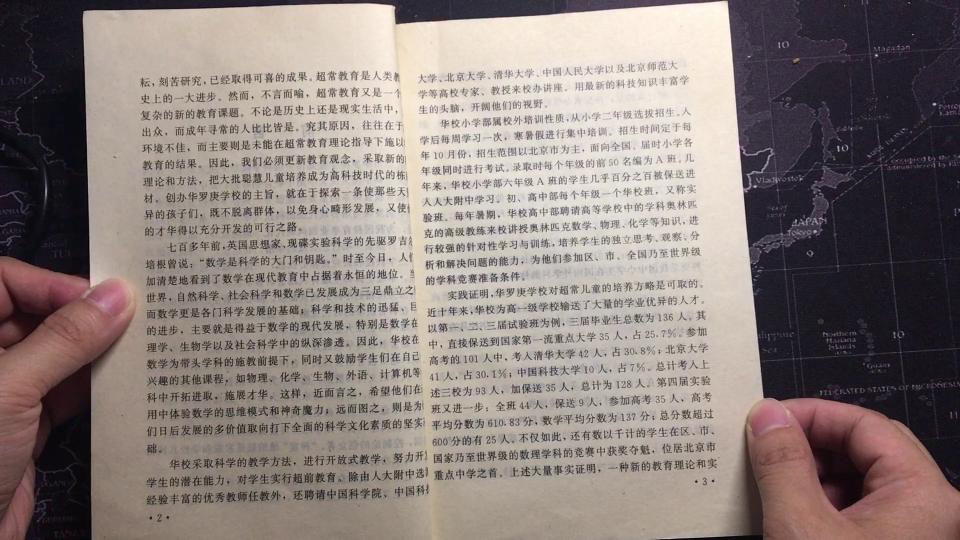
#> input picture 0.jpg, 1920 x 1080 px (shown at 1/2 size)
$ python -i cutpage.py   (imports and definitions only)   (Python 2 division)   (older library calls are emulated)
#> lines starting #> are read from the running program, lines starting #| are printed output that depends on the picture; after the words box and inside, x2 and y2 are one past the last pixel; in counts of white or black regions, pixels touching at a corner belong together
#> further down, picture is the input picture: shape (1080, 1920, 3); mean B, G, R 123.2, 127.2, 138.6
# -*- coding: utf-8 -*-
import cv2
import numpy as np
from skimage import measure
import matplotlib.pyplot as plt
import math

from inspect import currentframe, getframeinfo

import tools as tl

import glob

frameinfo = getframeinfo(currentframe())

HMin = 0
HMax = 173

SMin = 0
SMax = 98

VMin  = 0
VMax = 209

nPageCnt = 0

def get_linenumber():
    cf = currentframe()
    return cf.f_back.f_lineno

# [6 lines left out: function computeDist, not called in this run]

def findLargestContour(contours, h, w):
    size = w * h * 1.0
    print get_linenumber(), ',', type(size)
    maxArea = cv2.contourArea(contours[0])
    print get_linenumber(), ',', type(maxArea)
    inxMax = 0
    for cnt, cons in enumerate(contours):
        area = cv2.contourArea(cons)
        print get_linenumber(), ',', type(area)
        if (maxArea < area) and (area < size):
            maxArea = area
            inxMax = cnt
            # x,y,w,h = cv2.boundingRect(cnt)
            # cv2.rectangle(img,(x,y),(x+w,y+h),(0,255,0),2)
    print 'max=', maxArea, 'inxMax = ', inxMax, 'maxpoints = ', len(contours[inxMax])
    return inxMax, contours[inxMax]

def judgeIsPageorNot(imgAdd):
    bRet = True
    h,w,c = imgAdd.shape
#> h = 1080; w = 1920; c = 3

    imgBlur = cv2.GaussianBlur(imgAdd, (5, 5), 0)

    lower_white = np.array([HMin, SMin, VMin])
    upper_white = np.array([HMax, SMax, VMax])

    # Threshold the HSV image to get only white colors
    mask = cv2.inRange(imgBlur, lower_white, upper_white)
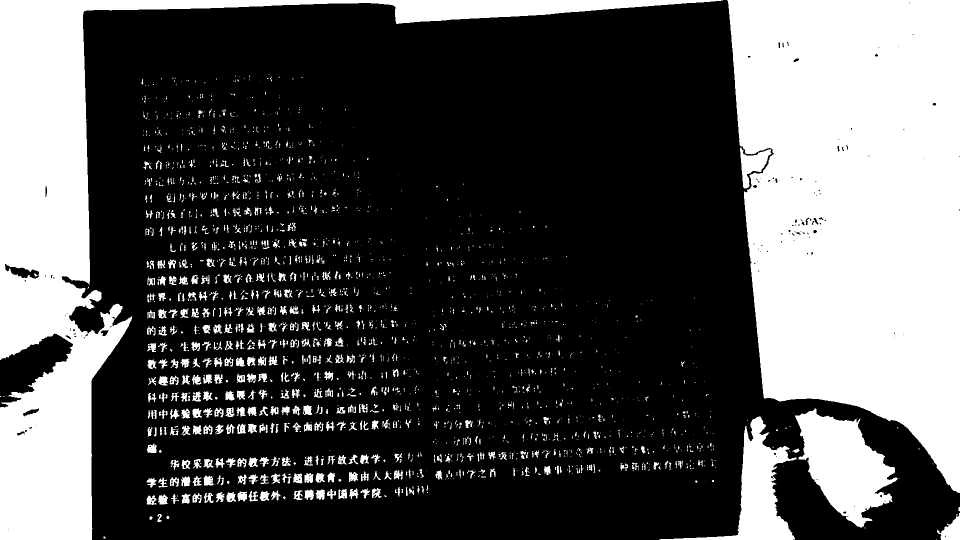
#> mask: shape (1080, 1920) (shown at 1/2 size); 32.4% white; 2053 white regions (1460 under 20 px), largest, box (x1, y1, x2, y2) and area: (1454, 0, 1920, 986) 356664, (0, 0, 1446, 1080) 208620, (1590, 817, 1795, 1055) 26078
    # Bitwise-AND mask and original image
    # res = cv2.bitwise_and(h, h, mask= mask)
    imgAdd2 = imgAdd.copy()
    # cv2.imwrite("imgAdd1.jpg", imgAdd)
    res = cv2.bitwise_and(imgAdd2, imgAdd2, mask=mask)
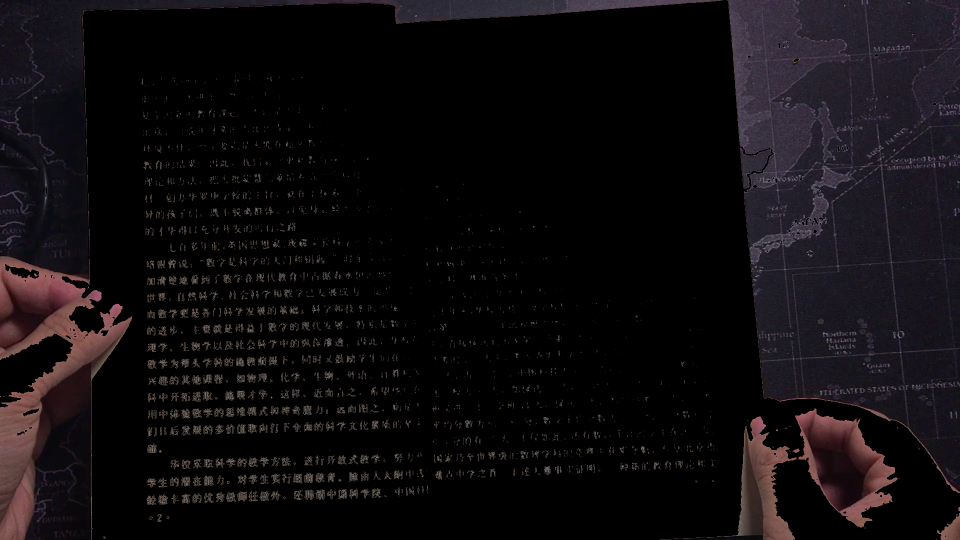
#> res: shape (1080, 1920, 3) (shown at 1/2 size); mean B, G, R 14.5, 12.2, 15.3

    # get external contour
    img1 = imgAdd.copy()


    # [5 lines of commented-out code are left out]
    imgFore = img1 - res

    # filter skin color
    lower_skin = np.array([31, 42, 72])
    upper_skin = np.array([99, 108, 196])

    maskSkin = cv2.inRange(imgFore, lower_skin, upper_skin)
#> maskSkin: shape (1080, 1920); 3.1% white in thin lines or dots
    resSkin = cv2.bitwise_and(imgFore, imgFore, mask=maskSkin)
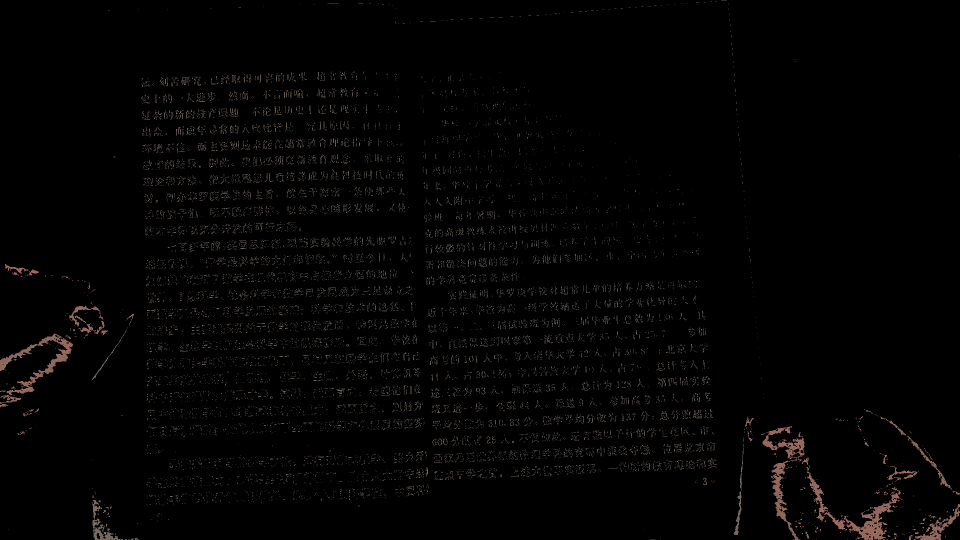
#> resSkin: shape (1080, 1920, 3) (shown at 1/2 size); mean B, G, R 2.7, 2.9, 3.5

    imgForePage = imgFore - resSkin

    gray = cv2.cvtColor(imgForePage, cv2.COLOR_BGR2GRAY)
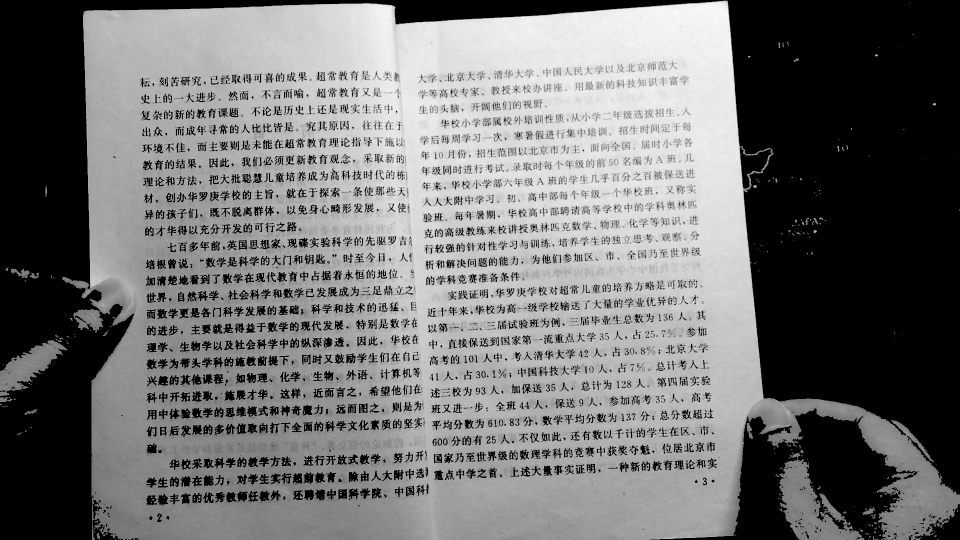
#> gray: shape (1080, 1920) (shown at 1/2 size); min 0, max 254, mean 113.7
    ret, binary = cv2.threshold(gray, 0, 255, cv2.THRESH_OTSU + cv2.THRESH_BINARY)
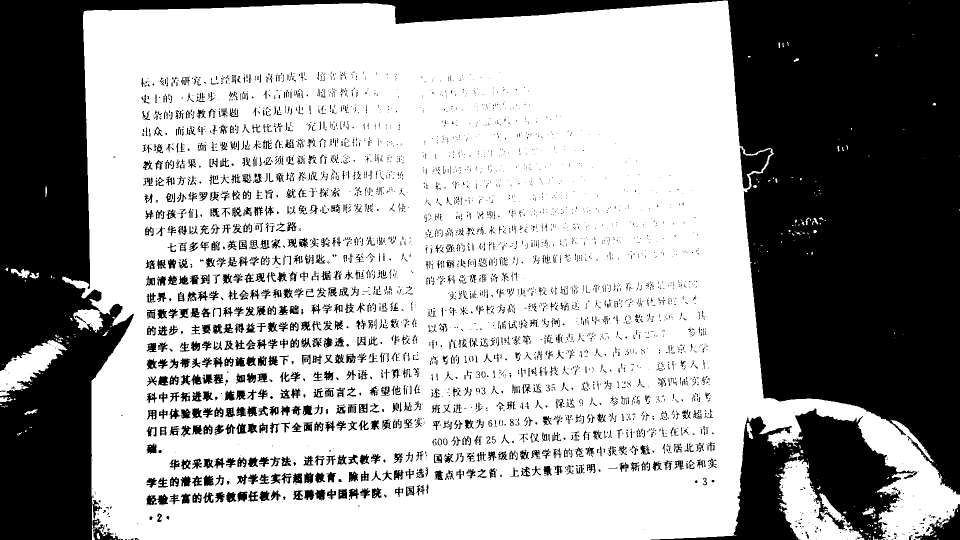
#> binary: shape (1080, 1920) (shown at 1/2 size); 64.4% white; 3906 black regions (2827 under 20 px), largest, box (x1, y1, x2, y2) and area: (0, 0, 1920, 1080) 572177, (1301, 817, 1835, 1080) 52966, (1830, 1008, 1920, 1080) 2630
#> ret = 71

    element1 = cv2.getStructuringElement(cv2.MORPH_RECT, (65,35))   # how to set the parameter of dilate and erode?
    element2 = cv2.getStructuringElement(cv2.MORPH_RECT, (15, 7))

    # 膨胀一次，让轮廓突出
    dilation = cv2.dilate(binary, element2, iterations=1)
#> dilation: shape (1080, 1920); 72.5% white; 34 black regions (21 under 20 px), largest, box (x1, y1, x2, y2) and area: (1463, 0, 1920, 984) 339522, (0, 0, 1417, 1080) 191430, (1599, 825, 1785, 1054) 21916

    # 腐蚀一次，去掉细节
    erosion = cv2.erode(dilation, element1, iterations=1)
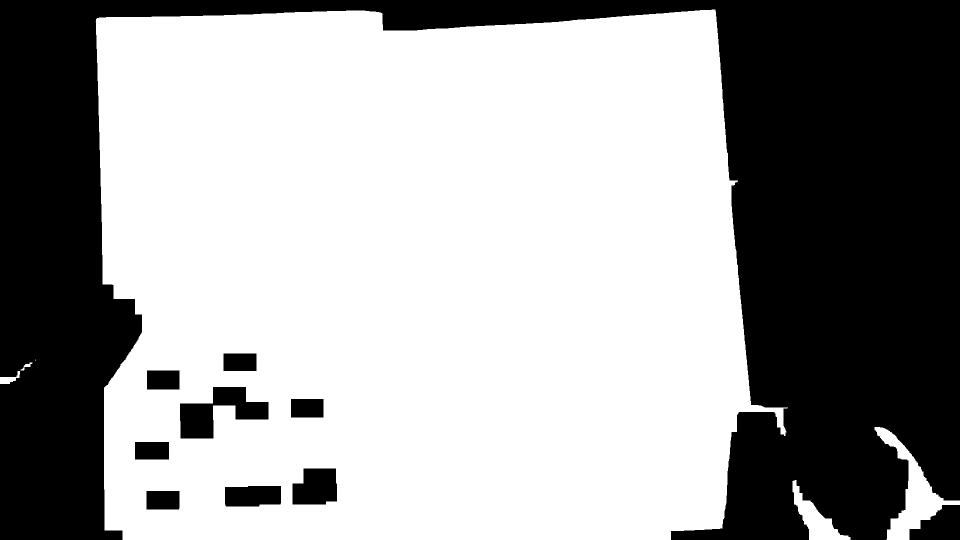
#> erosion: shape (1080, 1920) (shown at 1/2 size); 62.2% white; 10 black regions

    contours, hierarchy = cv2.findContours(erosion, cv2.RETR_EXTERNAL, cv2.CHAIN_APPROX_SIMPLE)
#> contours = 6 contours, 1 with area under 20; largest, box (x1, y1, x2, y2) and area: (191, 19, 1576, 1080) 1302496, (1749, 854, 1920, 1080) 9959, (1585, 960, 1701, 1080) 4390, (0, 742, 40, 768) 400, (41, 725, 65, 741) 90
    inxMax, maxCont = findLargestContour(contours, h, w)
#| 40 , <class 'float'>
#> in findLargestContour, `maxArea = cv2.contourArea(contours[0])`: maxArea = 4389.5
#| 42 , <class 'float'>
#> the loop in findLargestContour, `for cnt, cons in enumerate(contours):` made 6 passes
#> (area, maxArea, inxMax) on passes 2, 6: (9959, 9959, 1), (1302496, 1302496, 5)
#> area on passes 1, 3, 4: 4389.5, 400.5, 89.5
#| 46 , <class 'float'>
#| 46 , <class 'float'>
#| 46 , <class 'float'>
#| 46 , <class 'float'>
#| 46 , <class 'float'>
#| 46 , <class 'float'>
#> after the loop in findLargestContour, `for cnt, cons in enumerate(contours):`: inxMax = 5; maxArea = 1302496
#| max= 1302496.0 inxMax =  5 maxpoints =  513
#> inxMax = 5; maxCont = contour of 513 points, box (x1, y1, x2, y2) (191, 19, 1576, 1080), area 1302496

    area = cv2.contourArea(maxCont)
#> area = 1302496
    if(area < 999999.0):
        return 0, imgAdd

    x,y,w,h = cv2.boundingRect(maxCont)
#> x = 191; y = 19; w = 1385; h = 1061
    # cv2.rectangle(img1,(x,y),(x+w,y+h),(0,255,0),2)
    # imgOut = cv2.drawContours(img1, contours, inxMax, (0,0,255), 2)
    imgOut = img1[y-5:y+5+h, x-5:x+5+w]
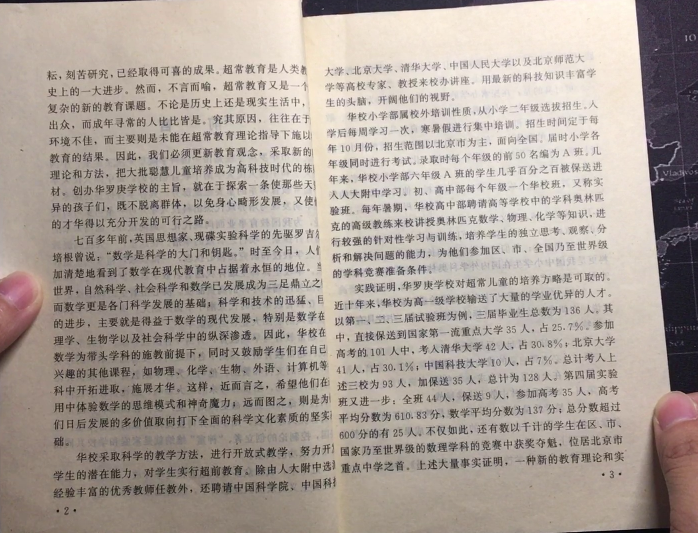
#> imgOut: shape (1066, 1395, 3) (shown at 1/2 size); mean B, G, R 152.3, 160.3, 170.7
    return bRet, imgOut

# 计算单通道的直方图的相似值
# [34 lines left out: functions calculate, classify_hist_with_split, computeSimilar, not called in this run]

# initialize the list of reference points and boolean indicating
# whether cropping is being performed or not
refPt = []
cropping = False
bSel = 0
mask = []


# [50 lines left out: functions click_and_crop, click_and_crop_roi, not called in this run]

# [64 lines not run here, left out]


>>> import cv2
>>> picture = cv2.imread('0.jpg')
>>> result = judgeIsPageorNot(picture)

$ run again, on 011.JPG
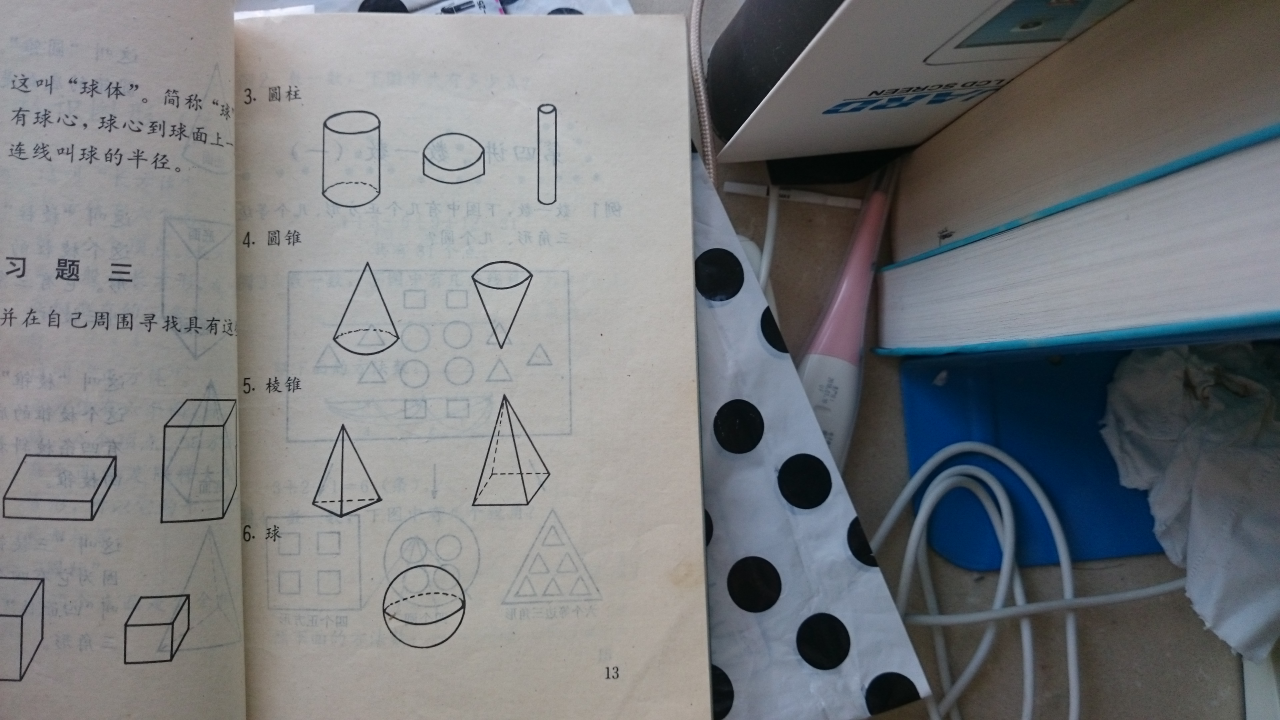
#> input picture 011.JPG, 3840 x 2160 px (shown at 1/3 size)
#> picture is the input picture: shape (2160, 3840, 3); mean B, G, R 124.6, 122.1, 119.8
#> in judgeIsPageorNot, `mask = cv2.inRange(imgBlur, lower_white, upper_white)`:
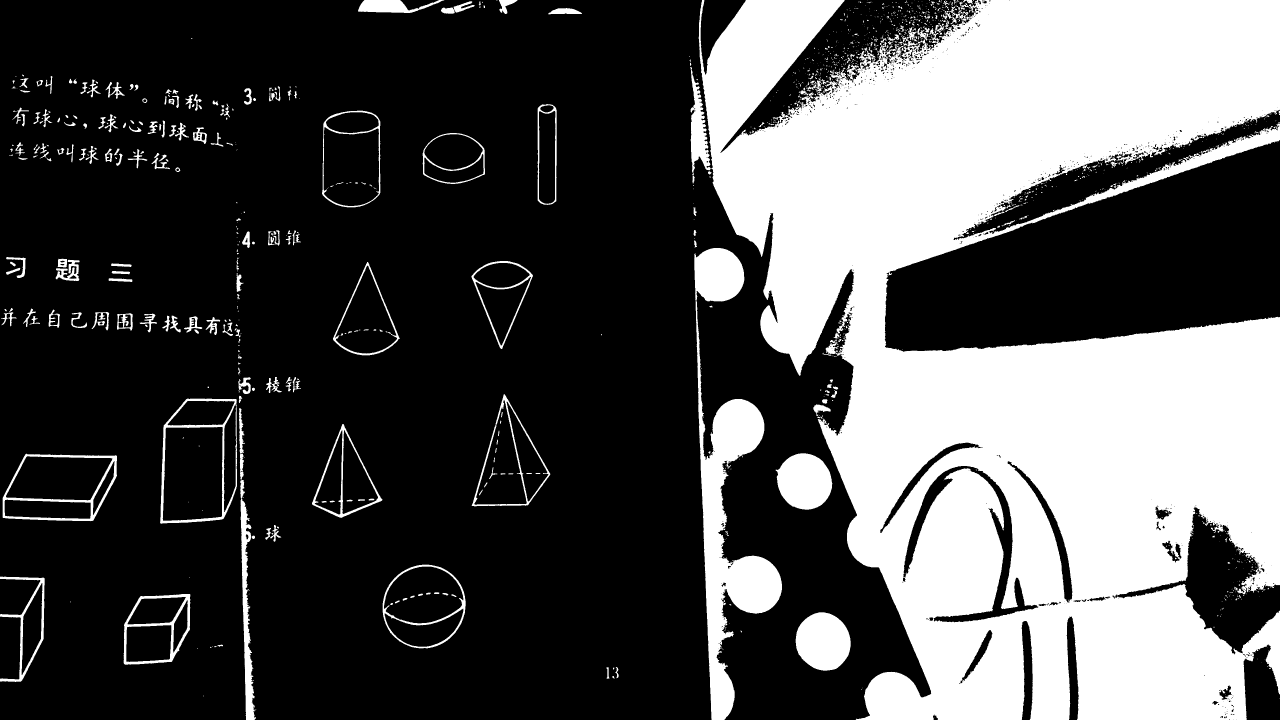
#> mask: shape (2160, 3840) (shown at 1/3 size); 31.7% white; 1330 white regions (951 under 20 px), largest, box (x1, y1, x2, y2) and area: (2096, 0, 3840, 2160) 2313404, (2083, 744, 2346, 2160) 116112, (2387, 1837, 2552, 2012) 22391
#> maskSkin: shape (2160, 3840); 1% white in thin lines or dots
#> binary: shape (2160, 3840); 67.3% white; 5674 black regions (5261 under 20 px), largest, box (x1, y1, x2, y2) and area: (2070, 0, 3840, 2160) 2363657, (2083, 744, 2346, 2160) 116661, (704, 601, 787, 2160) 40402
#> ret = 76
#> dilation: shape (2160, 3840); 72.5% white; 164 black regions (91 under 20 px), largest, box (x1, y1, x2, y2) and area: (2113, 0, 3840, 2160) 2119253, (2109, 1200, 2339, 2160) 71566, (2394, 1840, 2545, 2008) 19036
#> in judgeIsPageorNot, `erosion = cv2.erode(dilation, element1, iterations=1)`:
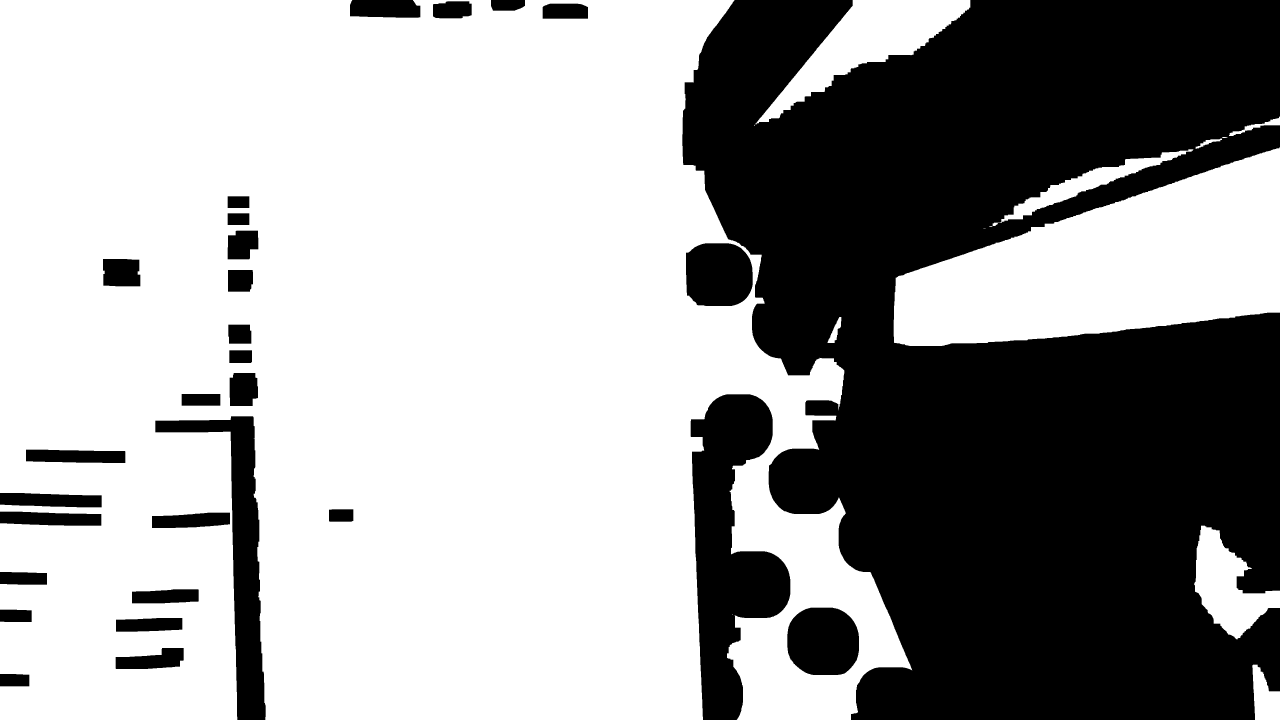
#> erosion: shape (2160, 3840) (shown at 1/3 size); 62.4% white; 29 black regions
#> contours = 14 contours, 4 with area under 20; largest, box (x1, y1, x2, y2) and area: (0, 0, 2737, 2160) 4762594, (2681, 442, 3840, 1038) 415974, (2266, 0, 2911, 373) 77386, (3582, 1577, 3840, 1918) 41717, (2978, 448, 3581, 678) 21375
#| 40 , <class 'float'>
#> in findLargestContour, `maxArea = cv2.contourArea(contours[0])`: maxArea = 9104
#| 42 , <class 'float'>
#> the loop in findLargestContour, `for cnt, cons in enumerate(contours):` made 14 passes
#> (area, maxArea) on passes 3, 8, 14: (41717, 41717), (415974, 415974), (4762593.5, 4762593.5)
#> (printed output is left out)
#> after the loop in findLargestContour, `for cnt, cons in enumerate(contours):`: inxMax = 13; maxArea = 4762593.5
#| max= 4762593.5 inxMax =  13 maxpoints =  2214
#> in judgeIsPageorNot, `inxMax, maxCont = findLargestContour(contours, h, w)`: inxMax = 13; maxCont = contour of 2214 points, box (x1, y1, x2, y2) (0, 0, 2737, 2160), area 4762594
#> in judgeIsPageorNot, `area = cv2.contourArea(maxCont)`: area = 4762593.5
#> in judgeIsPageorNot, `x,y,w,h = cv2.boundingRect(maxCont)`: x = 0; w = 2737
#> imgOut = empty array
#> result = (True, empty array)
